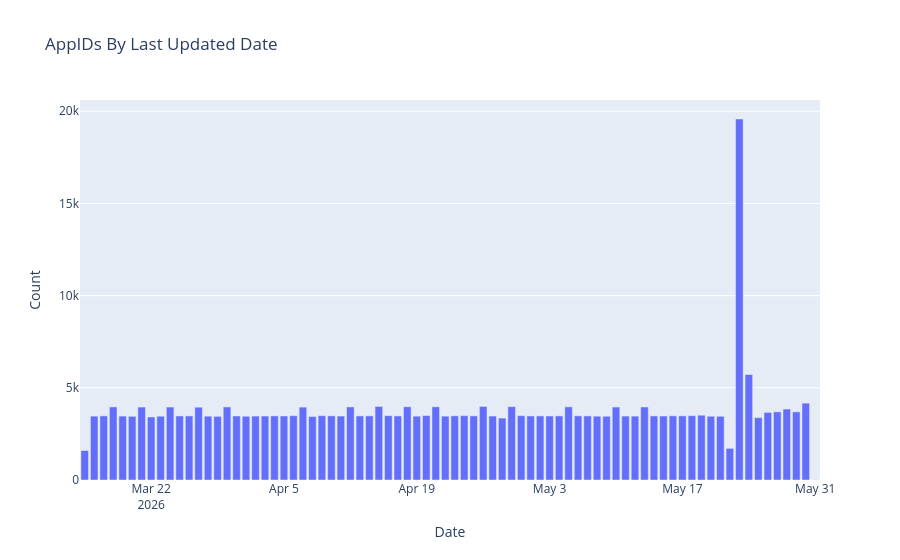

Here is the notebook cell this chart was saved with:
### Markdown cell above
## Large numbers of old AppID entries means `refreshsteam.py` needs to be run.  This excludes consistently failed appids.

### Code cell
# https://plot.ly/python/bar-charts/

data = [Bar(
        x=grouped_df['updated_date'],
        y=grouped_df['count']
    )]

layout = Layout(
        title='AppIDs By Last Updated Date',
        xaxis=dict(
            title='Date'
        ),
        yaxis=dict(
            title='Count'
        )
    )

fig = Figure(data=data, layout=layout)

iplot(fig)

### Figure 1 — Plotly figure (JSON) as saved in the notebook; plotly's stock layout.template omitted (floating-point values rounded to 4 significant figures)
{"data": [{"type": "bar", "x": ["2026-03-15", "2026-03-16", "2026-03-17", "2026-03-18", "2026-03-19", "2026-03-20", "2026-03-21", "2026-03-22", "2026-03-23", "2026-03-24", "2026-03-25", "2026-03-26", "2026-03-27", "2026-03-28", "2026-03-29", "2026-03-30", "2026-03-31", "2026-04-01", "2026-04-02", "2026-04-03", "2026-04-04", "2026-04-05", "2026-04-06", "2026-04-07", "2026-04-08", "2026-04-09", "2026-04-10", "2026-04-11", "2026-04-12", "2026-04-13", "2026-04-14", "2026-04-15", "2026-04-16", "2026-04-17", "2026-04-18", "2026-04-19", "2026-04-20", "2026-04-21", "2026-04-22", "2026-04-23", "2026-04-24", "2026-04-25", "2026-04-26", "2026-04-27", "2026-04-28", "2026-04-29", "2026-04-30", "2026-05-01", "2026-05-02", "2026-05-03", "2026-05-04", "2026-05-05", "2026-05-06", "2026-05-07", "2026-05-08", "2026-05-09", "2026-05-10", "2026-05-11", "2026-05-12", "2026-05-13", "2026-05-14", "2026-05-15", "2026-05-16", "2026-05-17", "2026-05-18", "2026-05-19", "2026-05-20", "2026-05-21", "2026-05-22", "2026-05-23", "2026-05-24", "2026-05-25", "2026-05-26", "2026-05-27", "2026-05-28", "2026-05-29", "2026-05-30", "2026-05-31"], "y": [1600, 3464, 3477, 3963, 3466, 3454, 3956, 3418, 3460, 3957, 3474, 3475, 3949, 3462, 3452, 3963, 3472, 3458, 3468, 3470, 3477, 3472, 3488, 3953, 3445, 3489, 3479, 3469, 3964, 3476, 3478, 3989, 3492, 3475, 3974, 3462, 3495, 3970, 3463, 3480, 3491, 3478, 3990, 3468, 3358, 3979, 3487, 3474, 3476, 3473, 3476, 3968, 3481, 3475, 3461, 3458, 3956, 3467, 3464, 3961, 3476, 3471, 3481, 3479, 3490, 3514, 3458, 3456, 1716, 19580, 5722, 3382, 3666, 3698, 3849, 3697, 4167, 11]}], "layout": {"title": {"text": "AppIDs By Last Updated Date"}, "xaxis": {"title": {"text": "Date"}}, "yaxis": {"title": {"text": "Count"}}}}
